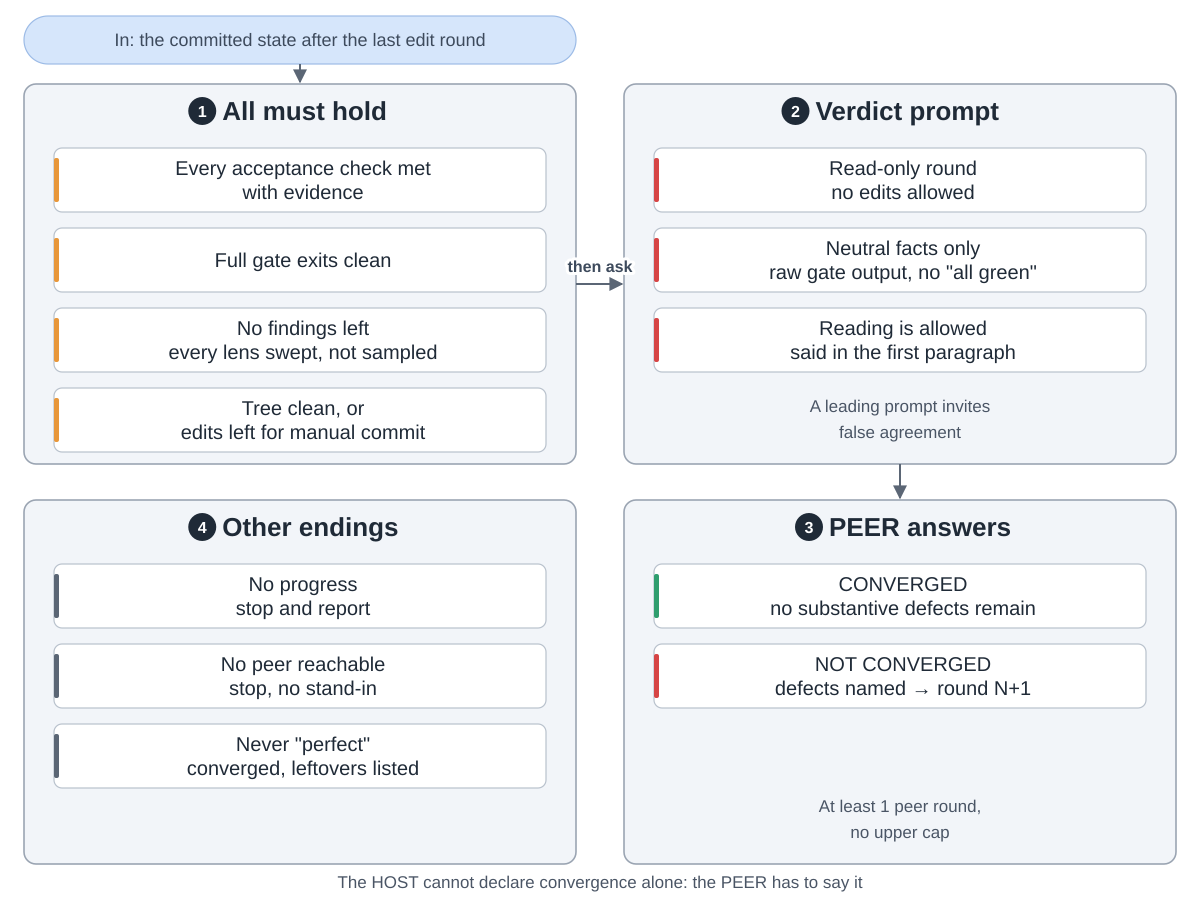

This chart was generated by the following Python code:
"""When a run may stop: the convergence contract and the verdict.
Drawn from maximalfocus/peerreview-skills at commit 2f8d61e (skills/peerreview/SKILL.md Step 4 and Step 5,
Required-peer failure, Hard rules).
Run: python3 verdict.py"""
import sys
from pathlib import Path

sys.path.insert(0, str(Path(__file__).resolve().parents[2] / "tools"))
from archdiagram import Diagram  # noqa: E402

d = Diagram("peerreview stop rule",
            "1 All must hold: every acceptance check is met with evidence, the full gate exits clean, the host has "
            "no findings left and has swept every lens it opened, and the tree is clean, or left uncommitted "
            "under ~/projects. "
            "2 Then the verdict prompt: a read-only round with no edits, only neutral facts such as the raw gate "
            "output, and it says in its first paragraph that reading is allowed. "
            "3 The peer answers CONVERGED, no substantive defects remain, which ends the loop; or NOT CONVERGED "
            "with the defects named, which starts round N+1. "
            "4 Other endings: a round with no progress stops and reports; no reachable peer stops with no stand-in; "
            "and the result is never called perfect. At least one peer round always runs, with no upper cap.")

L, R, W = 24, 624, 552
T1, H1 = 84, 380
T2, H2 = 500, 364
CW, CH, GAP = 492, 64, 16


def column(x, top, cards, gap=GAP):
    for i, (lbl, kind) in enumerate(cards):
        d.card(x + 30, top + 64 + i * (CH + gap), lbl, kind, w=CW, h=CH)


def notes(x, top, h, a, b):
    d.note(x + W / 2, top + h - 52, a)
    d.note(x + W / 2, top + h - 26, b)

d.pill(L, 16, W, 48, "In: the committed state after the last edit round")
d.arrow(f"M{L + W / 2} 64V{T1 - 2}")

d.group(L, T1, W, H1, "All must hold", 1)
column(L, T1, [("Every acceptance check met|with evidence", "critic"),
               ("Full gate exits clean", "critic"),
               ("No findings left|every lens swept, not sampled", "critic"),
               ("Tree clean, or|edits left for manual commit", "critic")])

d.group(R, T1, W, H1, "Verdict prompt", 2)
column(R, T1, [("Read-only round|no edits allowed", "review"),
               ("Neutral facts only|raw gate output, no \"all green\"", "review"),
               ("Reading is allowed|said in the first paragraph", "review")])
notes(R, T1, H1, "A leading prompt invites", "false agreement")

d.group(R, T2, W, H2, "PEER answers", 3)
column(R, T2, [("CONVERGED|no substantive defects remain", "plan"),
               ("NOT CONVERGED|defects named → round N+1", "review")])
notes(R, T2, H2, "At least 1 peer round,", "no upper cap")

d.group(L, T2, W, H2, "Other endings", 4)
column(L, T2, [("No progress|stop and report", "data"),
               ("No peer reachable|stop, no stand-in", "data"),
               ("Never \"perfect\"|converged, leftovers listed", "data")])

d.arrow(f"M{L + W} {T1 + 200}H{R - 2}", label="then ask", at=(600, T1 + 188))
d.arrow(f"M{R + W / 2} {T1 + H1}V{T2 - 2}")

d.note(600, 888, "The HOST cannot declare convergence alone: the PEER has to say it")

d.save(Path(__file__).with_name("verdict.svg"))
